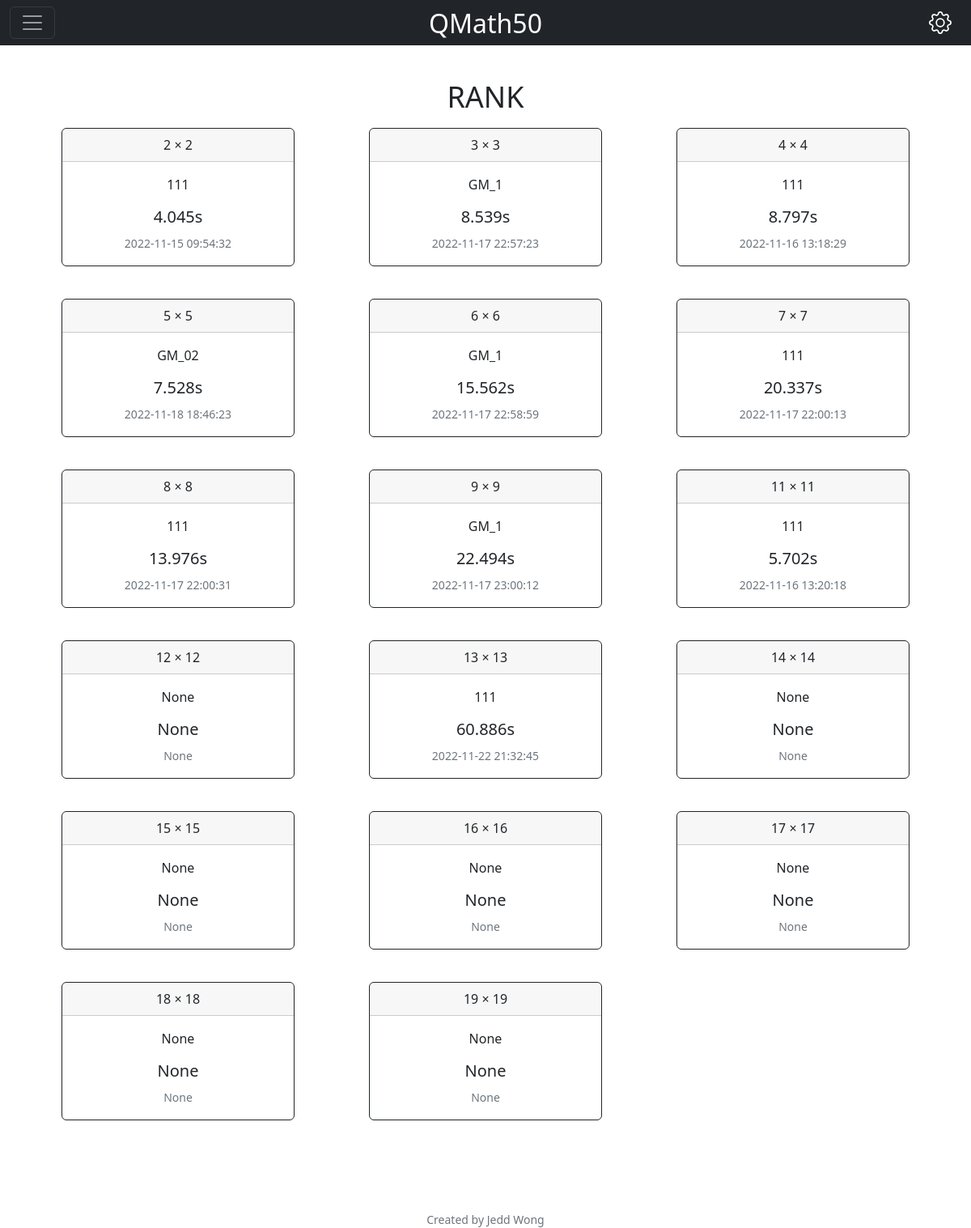
Page /rank (signed in) on the committed database.
### tables this page shows
CREATE TABLE users (id INTEGER PRIMARY KEY AUTOINCREMENT NOT NULL, username TEXT NOT NULL, hash TEXT NOT NULL);

### main.py (the view)
@app.route('/rank')
@login_required
def rank():
    acc_id = session["user_id"]
    if acc_id != None:
        username_db = db.execute("SELECT username FROM users WHERE id = ?", acc_id)
        username = username_db[0]["username"]
        best_time_list = []
        for data in range(2,20):
            if data == 10:
                pass
            else:
                temp_dict = {}
                rank_best_db = db.execute("SELECT game_type, pofo_id, MIN(best_time), time FROM profile WHERE game_type = ?", data)
                best_player_id = rank_best_db[0]["pofo_id"]
                best_player_name = db.execute("SELECT username FROM users WHERE id = ?", best_player_id)
                if not best_player_name:
                    game_type = data
                    player_name = None
                    best_time = None
                    record_date_time = None
                else:
                    game_type = rank_best_db[0]["game_type"]
                    player_name = best_player_name[0]["username"]
                    best_time = rank_best_db[0]["MIN(best_time)"]
                    record_date_time = rank_best_db[0]["time"]
                temp_dict["game_type"] = game_type
                temp_dict["username"] = player_name
                temp_dict["best_time"] = best_time
                temp_dict["time"] = record_date_time
                if temp_dict["best_time"] != None:
                    temp_dict["best_time"] = str(best_time) + "s"
                best_time_list.append(temp_dict)
        contents = best_time_list
        return render_template("rank.html", jinja_username=username, jinja_contents=contents)
    else:
        return render_template("login.html")

### helpers.py (called while the page is built)
def login_required(f):
    @wraps(f)
    def decorated_function(*args, **kwargs):
        if session.get("user_id") is None:
            return redirect("/login")
        return f(*args, **kwargs)
    return decorated_function

### main.py (called while the page is built)
@app.after_request
def after_request(response):
    response.headers["Cache-Control"] = "no-cache, no-store, must-revalidate"
    response.headers["Expires"] = 0
    response.headers["Pragma"] = "no-cache"
    return response

### templates/rank.html (shortened to what this page needs)
{% extends "layout.html" %}
{% block main %}
        <div class="App_game">
          <div class="boardContainer" style="overflow: unset;">
              <div class="center">
                  <h1 style="font-size:3vw" id="indexTitle">RANK</h1>
              </div>
          </div>
        </div>
        <div class="row row-cols-1 row-cols-md-3 g-4">
          {% for content in jinja_contents %}
          <div class="col">
                <div class="card border-dark mb-3" style="max-width: 18rem;">
                    <div class="card-header">{{ content.game_type }} × {{ content.game_type }}</div>
                    <div class="card-body text-dark">
                      <p class="card-text">{{ content.username }}</p>
                      <h5 class="card-title">{{ content.best_time }}</h5>
                      <p class="card-text"><small class="text-muted">{{ content.time }}</small></p>
                    </div>
                </div>
          </div>
             {% endfor %}
        </div>
{% endblock %}

### templates/layout.html (shortened to what this page needs)
<!DOCTYPE html>
<html lang="en">
    <head>
        <link href="https://cdn.jsdelivr.net/npm/bootstrap@5.2.2/dist/css/bootstrap.min.css" rel="stylesheet">
        <link href="/static/css/styles.css" rel="stylesheet">
    </head>
    <body>
        <nav class="navbar navbar-dark bg-dark fixed-top">
                <div class="container-fluid">
                {% if session["user_id"] %}
                    <button class="navbar-toggler" type="button" data-bs-toggle="offcanvas" data-bs-target="#offcanvasDarkNavbar" aria-controls="offcanvasDarkNavbar">
                      <span class="navbar-toggler-icon"></span>
                    </button>
                    <a class="navbar-brand position-absolute top-0 start-50 translate-middle-x" href="/">QMath50</a>
                    <div>
                        <li>
                            <button type="button" id="settings-button" class="btn btn-dark text-white AppHeader_icon justify-content-end" aria-label="Settings" data-bs-toggle="modal" data-bs-target="#exampleModal">
                            </button>
                        </li>
                    </div>
                {% endif %}
        </nav>
        <main class="container-fluid py-5 text-center">
            <main class="container py-5 text-center">
        {% block main %}{% endblock %}
            </main>
        </main>
        <footer class="mb-5 small text-center text-muted">
            Created by Jedd Wong
        </footer>
    </body>
</html>

### static/css/styles.css (style rules this page uses)
html, body { margin: 0; height: 100%; }
a { text-decoration:none; }
nav .navbar-brand { font-size: xx-large; }
.center { justify-content: center; color }
#indexTitle { margin: 2% 0 18%; }
.card { margin: 0 auto; float: none; margin-bottom: 10px; }
.App_game { width: 100%; max-width: var(--game-max-width); margin: 0 auto; height: calc(100% - var(--header-height)); display: flex; flex-direction: column; }
.boardContainer { display: flex; justify-content: center; align-items: center; flex-grow: 1; overflow: hidden; }
.AppHeader_icon { background: none; border: none; }

### rows in the picture
users: game_type "2", username "111", best_time "4.045s", time "2022-11-15 09:54:32", game_type "4", best_time "8.797s", time "2022-11-16 13:18:29", game_type "7", best_time "20.337s", time "2022-11-17 22:00:13", game_type "8", best_time "13.976s", time "2022-11-17 22:00:31", game_type "11", best_time "5.702s", time "2022-11-16 13:20:18", game_type "13", best_time "60.886s", time "2022-11-22 21:32:45"
users: game_type "3", username "GM_1", best_time "8.539s", time "2022-11-17 22:57:23", game_type "6", best_time "15.562s", time "2022-11-17 22:58:59", game_type "9", best_time "22.494s", time "2022-11-17 23:00:12"
users: game_type "5", username "GM_02", best_time "7.528s", time "2022-11-18 18:46:23"

### other values in the picture
{{ content.game_type }} "12" "14" "15" "16" "17" "18" "19"
{{ content.username }} "None" "None" "None" "None" "None" "None" "None"
{{ content.best_time }} "None" "None" "None" "None" "None" "None" "None"
{{ content.time }} "None" "None" "None" "None" "None" "None" "None"
